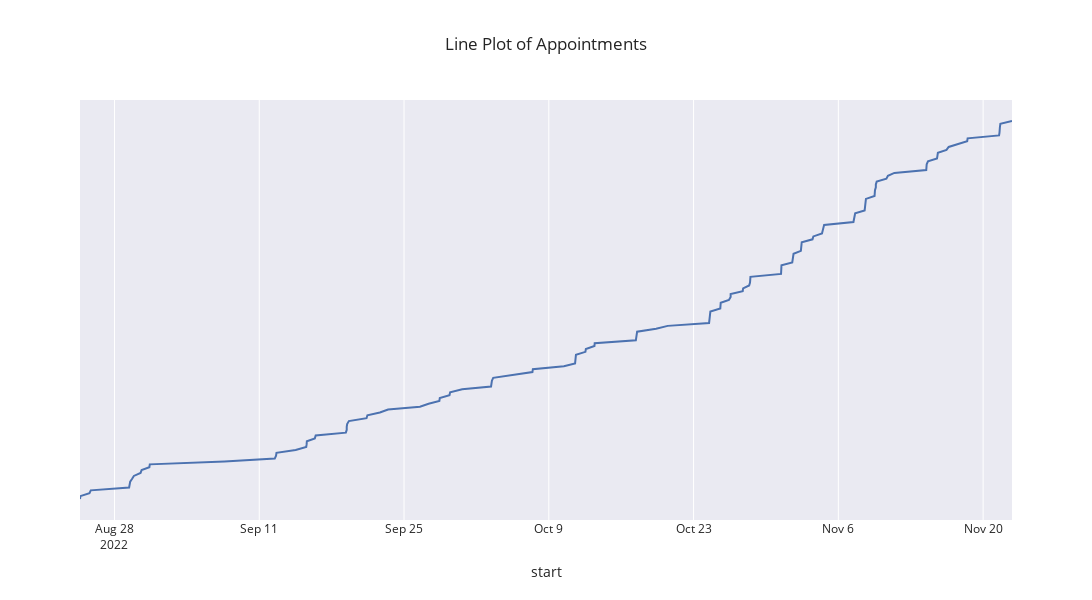

This figure's notebook cell:
### Code cell
plot(df)

### Figure 1 — Plotly figure (JSON) as saved in the notebook; plotly's stock layout.template omitted (floating-point values rounded to 4 significant figures; data arrays with more than 128 entries replaced by an {"elided": "..."} marker saying what was removed)
{"data": [{"hovertemplate": "start=%{x}<br>key=%{y}<extra></extra>", "legendgroup": "", "line": {"color": "rgb(76,114,176)", "dash": "solid"}, "marker": {"symbol": "circle"}, "mode": "lines", "name": "", "orientation": "h", "showlegend": false, "type": "scatter", "x": {"elided": "132 str values"}, "xaxis": "x", "y": {"elided": "132 str values"}, "yaxis": "y"}], "layout": {"height": 600, "legend": {"tracegroupgap": 0}, "title": {"text": "Line Plot of Appointments"}, "width": 1300, "xaxis": {"anchor": "y", "domain": [0, 1], "title": {"text": "start"}}, "yaxis": {"anchor": "x", "domain": [0, 1], "showticklabels": false, "title": {"text": "key"}, "visible": false}}}
